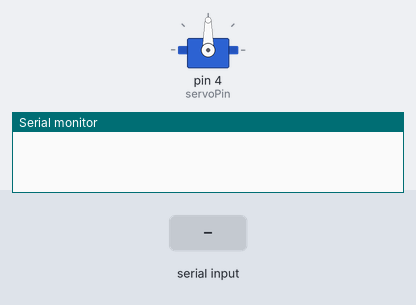
Recording of a sketch running on a simulated Arduino Uno, built with avr-gcc and run on an emulated ATmega328P. On the bench: servo, the last lines printed to the serial monitor. The test bench sets the inputs (shaded band).

Above: at 1.2 s.
1.3 s: "30,150\n" received over Serial
At 1.6 s:
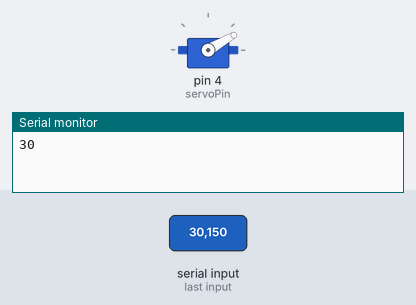
2.8 s: "5\n" received over Serial
At 3.8 s:
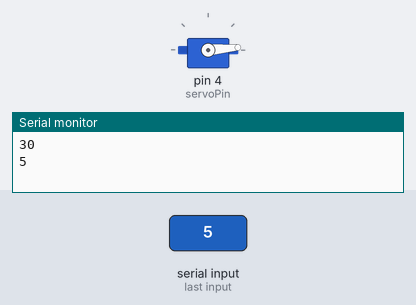
4.3 s: "200\n" received over Serial
At 5.0 s:
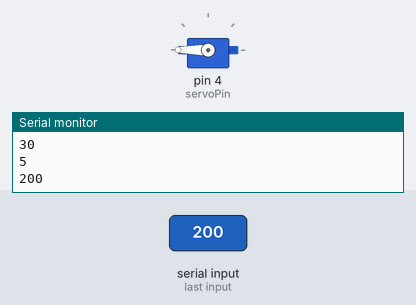
5.8 s: "90,45\n" received over Serial
At 6.2 s:
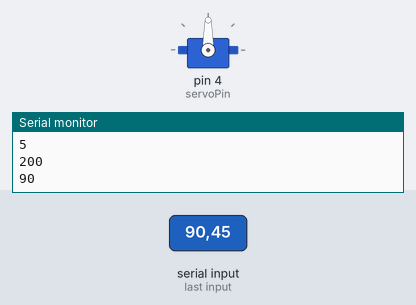
Timing chart, 0 to 8.3 s (numbered marks = the images above; inputs shaded):
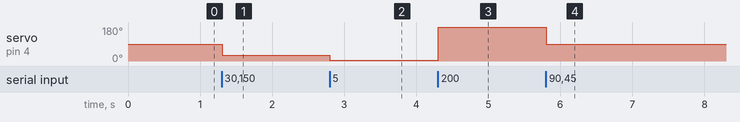

Measured:
- after the input at 1.3 s, servo on pin 4 (servoPin): 90° → 30° at once
- after the input at 2.8 s, servo on pin 4 (servoPin): 30° → 5° at once
- after the input at 4.3 s, servo on pin 4 (servoPin): 5° → 180° at once
- after the input at 5.8 s, servo on pin 4 (servoPin): 180° → 90° at once

The sketch:

UnityServoController.ino
```cpp
#include <Servo.h>

#define servoPin 4

Servo servo;
String receivedMessage;
int receivedAngle = 0;

void setup() {
  servo.attach(servoPin);
  Serial.begin(9600);
}

void loop() {
  if(Serial.available()){
    receivedMessage = Serial.readStringUntil('\n');
    receivedAngle = receivedMessage.toInt();
    Serial.println(receivedAngle);
    servo.write(receivedAngle);
  }
}
```
